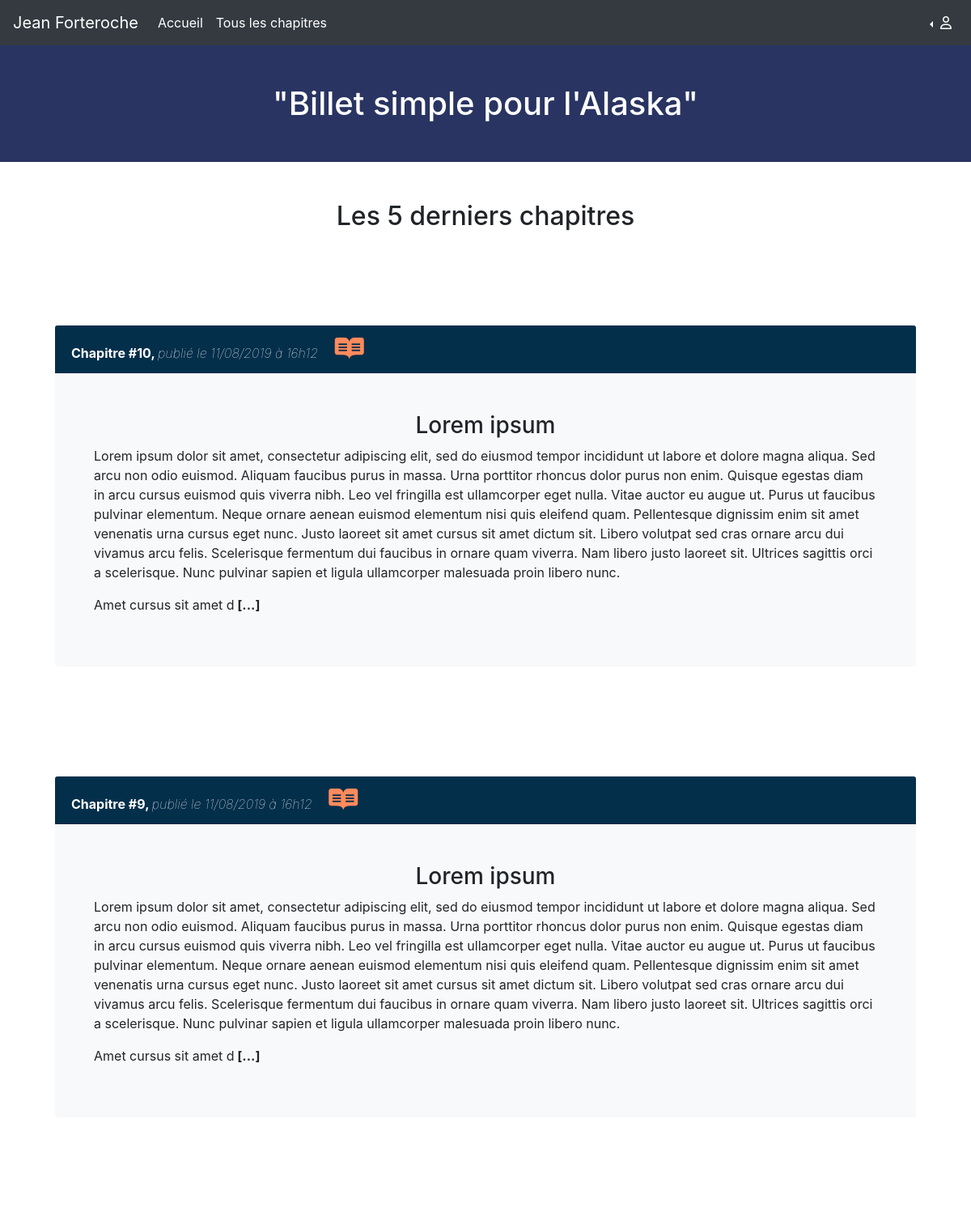
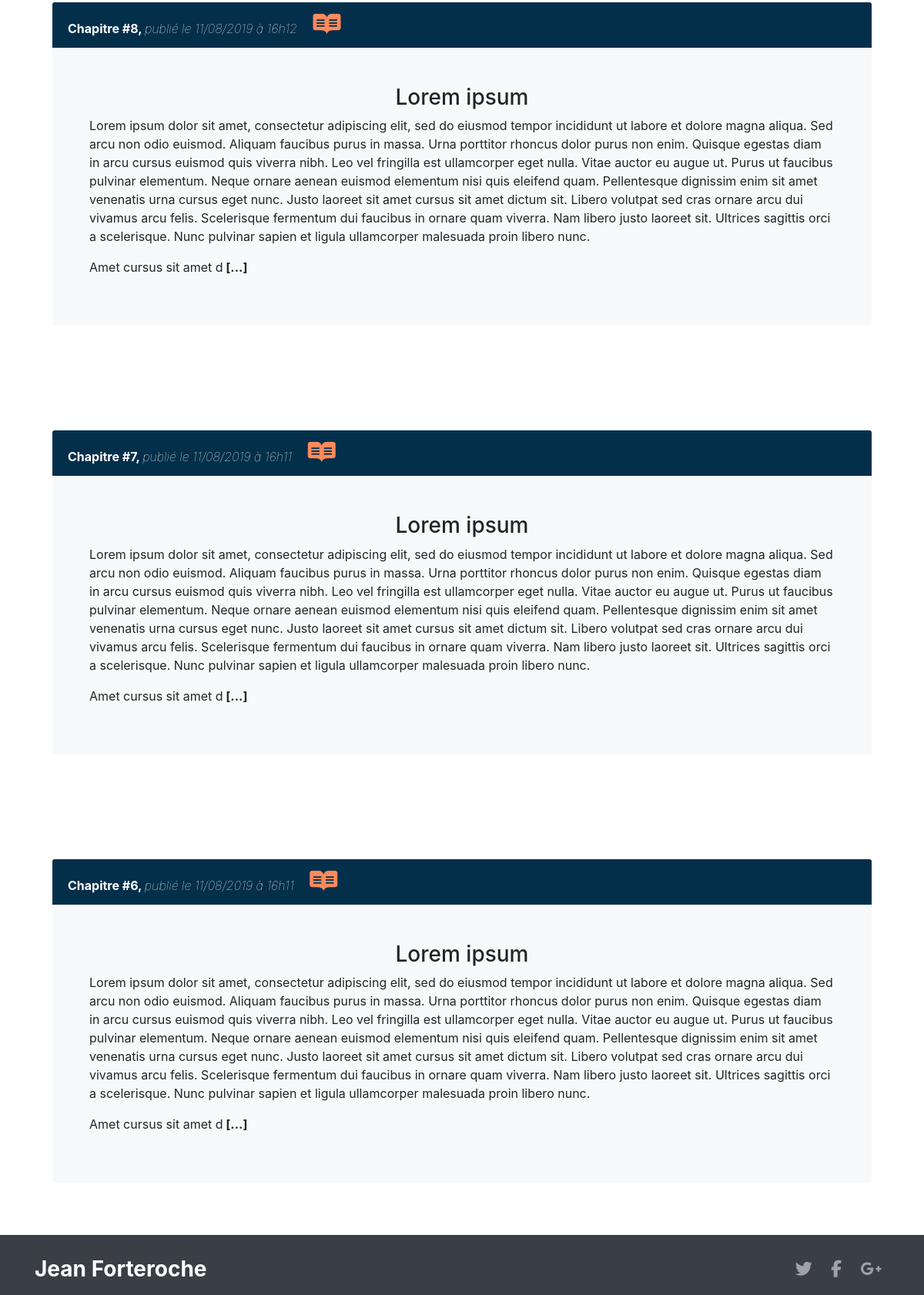
The page / on the database its author committed (2 pictures, top to bottom).
### tables this page shows
CREATE TABLE `posts` (
  `id` int(11) NOT NULL,
  `title` varchar(255) NOT NULL,
  `content` text NOT NULL,
  `date_post` datetime NOT NULL,
  `status` varchar(255) NOT NULL
);

### Controller/postController.php (called while the page is built, shortened)
<?php
require_once('Model/postModel.php');
class PostController
{
    private $postsManager;
    public function __construct()
    {
        $this->postsManager   = new \Kirill\blog_ecrivain\Model\PostManager();
    }
    public function listPosts()
    {
        $posts = $this->postsManager->getPosts();
        require('View/frontend/homeView.php');
    }
}
?>

### Model/postModel.php (called while the page is built, shortened)
<?php
class PostManager extends Model
{
    public function getPosts()
    {
        $db  = $this->dbConnect();
        $req = $db->query('SELECT id, title, SUBSTRING(content, 50, 1000) AS extractContent, DATE_FORMAT(date_post, \'%d/%m/%Y à %Hh%i\') AS creation_date_fr FROM posts ORDER BY date_post DESC LIMIT 0, 5');
        return $req;
    }
}

### View/frontend/homeView.php (the view, shortened to what this page needs)
<div style="background-color: #293462; height: 200px;">
	<h1 class="text-center m-5 text-white"> "Billet simple pour l'Alaska" </h1>
</div>
<h2 class="text-center m-5"> Les 5 derniers chapitres </h2>
<?php foreach ($posts as $data)
{?>
<div class="card-body col-md-12 col-xs-12 col-sm-12" data-aos="fade-up">
	<div class="card m-5 border-0 bg-light">
		<div style="background-color: #042f4b;" class="card-header">
			<span class="font-weight-bold text-white"><?= $data['title'] . ", "; ?></span>
			<span class="font-weight-lighter font-italic text-white">
				publié le
				<?= $data['creation_date_fr']; ?>
			</span>
			<a style="text-decoration: none; color:#ff8a5c;" class="m-3 btn-read animated" href="index.php?action=post&amp;postId=<?= $data['id'] ?>"><i id="iconRead" style="animation-duration: 3s;" class="fab fa-readme fa-2x animated infinite rubberBand" title="Lire ce chapitre"></i></a>
		</div>
		<div class="m-5">
			<article  class="card-text content-post">
				<?= $data['extractContent'] . '<strong> [...] </strong>'; ?><br /></article>
			</div>
		</div>
	</div>
	<?php
}
$posts->closeCursor();?>
	<?php $content = ob_get_clean(); ?>
	<?php require('View/frontend/template.php'); ?>

### index.php (shortened to what this page needs)
<?php
require('Controller/postController.php');
$postsObject    = new \Kirill\blog_ecrivain\Controller\PostController();
$commentsObject = new \Kirill\blog_ecrivain\Controller\CommentsController();
$userObject     = new \Kirill\blog_ecrivain\Controller\UserController();
$actions        = array(
    "listPosts",
    "listAllPosts",
    "editPagePosts",
    "postEdit",
    "editPost",
    "post",
    "pageWriteChapiter",
    "writePost",
    "postDelete",
    "addComment",
    "alertedcomments",
    "alertcomment",
    "commentEdit",
    "editComment",
    "commentDelete",
    "editPageUser",
    "editUser",
    "connexion",
    "connect",
    "logout",
    "adminSpace",
    "pageEditUser",
    "deleteUser",
    "pagination"
);
try {
    if (isset($_GET['action']) && in_array($_GET['action'], $actions)) {
        if ($_GET['action'] == 'listPosts') {
            $postsObject->listPosts();
        }
        elseif ($_GET['action'] == "pagination") {
            $postsObject->getPostPagination();
        }
        else if ($_GET['action'] == 'editPagePosts') {
            if (isset($_SESSION['ticket']) && isset($_COOKIE['ticket']) && $_SESSION['ticket'] == $_COOKIE['ticket']) {
                $postsObject->editPostsPage();
            } else {
                $userObject->getPageError();
                session_destroy();
            }
        }
        elseif ($_GET['action'] == 'postEdit') {
            if (isset($_SESSION['ticket']) && isset($_COOKIE['ticket']) && $_SESSION['ticket'] == $_COOKIE['ticket']) {
                if (isset($_GET['postId']) && isset($_GET['postId']) > 0 && !empty($_GET['postId']) && !empty($_GET['postId'])) {
                    $postsObject->postViewUpdate($_GET['postId']);
                } else {
                    $userObject->getPageError();
                }
            } else {
                $userObject->getPageError();
                session_destroy();
            }
        }
            elseif ($_GET['action'] == 'editPost') {
            if (isset($_SESSION['ticket']) && isset($_COOKIE['ticket']) && $_SESSION['ticket'] == $_COOKIE['ticket']) {
                if (isset($_POST['inputTitleEdit']) && isset($_POST['inputContentEdit']) && !empty($_POST['inputTitleEdit']) && !empty($_POST['inputContentEdit']) && isset($_GET['postId']) && isset($_GET['postId']) > 0) {
                    $postsObject->editPost($_POST['inputTitleEdit'], $_POST['inputContentEdit'], $_GET['postId']);
                } else {
                    $urlRedirect = "Location:index.php?action=postEdit&postId=";
                    header($urlRedirect . $_GET['postId']);
                }
                $postsObject->postViewUpdate($_GET['postId']);
            } else {
                $userObject->getPageError();
                session_destroy();
            }
        }
            elseif ($_GET['action'] == 'post') {
            if (!empty($_GET['postId']) && !empty($_GET['postId']) > 0) {
                $postsObject->post($_GET['postId']);
            } else {
                $userObject->getPageError();
            }
        }
            elseif ($_GET['action'] == 'pageWriteChapiter') {
            if (isset($_SESSION['ticket']) && isset($_COOKIE['ticket']) && $_SESSION['ticket'] == $_COOKIE['ticket']) {
                $postsObject->getPageWritePost();
            } else {
                $userObject->getPageError();
                session_destroy();
            }
        }
            elseif ($_GET['action'] == 'writePost') {
            if (isset($_SESSION['ticket']) && isset($_COOKIE['ticket']) && $_SESSION['ticket'] == $_COOKIE['ticket']) {
                if (isset($_POST['inputTitle']) && isset($_POST['inputContent']) && !empty($_POST['inputTitle']) && !empty($_POST['inputContent'])) {
                    $postsObject->writePost($_POST['inputTitle'], $_POST['inputContent']);
                } else {
                    $urlRedirect = "Location:index.php?action=pageWriteChapiter&postId=";
                    header($urlRedirect . $_GET['postId']);
                }
            } else {
                $userObject->getPageError();
                session_destroy();
            }
        }
        else if ($_GET['action'] == "postDelete") {
            if (isset($_SESSION['ticket']) && isset($_COOKIE['ticket']) && $_SESSION['ticket'] == $_COOKIE['ticket']) {
                if (isset($_GET['postId']) && isset($_GET['postId']) > 0) {
                    $postsObject->removePost($_GET['postId']);
                }
            } else {
                $userObject->getPageError();
                session_destroy();
            }
        }
        elseif ($_GET['action'] == 'addComment') {
            if (isset($_GET['postId']) && isset($_GET['postId']) > 0) {
                if (!empty($_POST['author']) && !empty($_POST['comment'])) {
                    $commentsObject->addComment($_GET['postId'], $_POST['author'], $_POST['comment']);
                } else {
                    $urlRedirect = "Location:index.php?action=post&postId=";
                    header($urlRedirect . $_GET['postId']);
                }
            } else {
                $userObject->getPageError();
            }
        }
            elseif ($_GET['action'] == "alertedcomments") {
            if (isset($_SESSION['ticket']) && isset($_COOKIE['ticket']) && $_SESSION['ticket'] == $_COOKIE['ticket']) {
                $commentsObject->getPageAlert();
            } else {
                $userObject->getPageError();
                session_destroy();
            }
        }
            elseif ($_GET['action'] == "alertcomment") {
            if (isset($_GET['postId']) && isset($_GET['commentId']) && $_GET['commentId'] > 0 && $_GET['postId'] > 0) {
                if (!empty($_POST['alertTrue']) && !empty($_POST['alertTrue'])) {
                    $commentsObject->getCommentsAlerted($_GET['commentId'], $_GET['postId'], $_POST['alertTrue']);
                    $urlRedirect = "Location:index.php?action=post&postId=";
                    header($urlRedirect . $_GET['postId']);
                }
            }
        }
        else if ($_GET['action'] == "commentEdit") {
            if (isset($_SESSION['ticket']) && isset($_COOKIE['ticket']) && $_SESSION['ticket'] == $_COOKIE['ticket']) {
                if (isset($_GET['commentId']) && isset($_GET['postId']) && $_GET['commentId'] > 0 && $_GET['postId'] > 0) {
                    $commentsObject->getPageEditComment($_GET['commentId'], $_GET['postId']);
                }
            } else {
                $userObject->getPageError();
                session_destroy();
            }
        }
        elseif ($_GET['action'] == 'editComment') {
            if (isset($_SESSION['ticket']) && isset($_COOKIE['ticket']) && $_SESSION['ticket'] == $_COOKIE['ticket']) {
                if (isset($_GET['commentId']) && isset($_GET['postId']) && $_GET['commentId'] > 0 && $_GET['postId'] > 0) {
                    if (!empty($_POST['editAuthor']) && !empty($_POST['editCommentUpdate'])) {
                        $commentsObject->changeComment($_GET['commentId'], $_GET['postId'], $_POST['editAuthor'], $_POST['editCommentUpdate']);
                    } else {
                        $urlRedirect = "Location:index.php?action=commentEdit&commentId=";
                        header($urlRedirect . $_GET['commentId'] . '&' . 'postId=' . $_GET['postId']);
                    }
                } else {
                    $userObject->getPageError();
                }
            } else {
                $userObject->getPageError();
                session_destroy();
            }
        }
        else if ($_GET['action'] == "commentDelete") {
            if (isset($_SESSION['ticket']) && isset($_COOKIE['ticket']) && $_SESSION['ticket'] == $_COOKIE['ticket']) {
                if (isset($_GET['commentId']) && isset($_GET['postId']) && $_GET['commentId'] > 0 && $_GET['postId'] > 0) {
                    $commentsObject->removeComment($_GET['commentId'], $_GET['postId']);
                }
            } else {
                $userObject->getPageError();
                session_destroy();
            }
        }
        else if ($_GET['action'] == "editPageUser") {
            if (isset($_SESSION['ticket']) && isset($_COOKIE['ticket']) && $_SESSION['ticket'] == $_COOKIE['ticket']) {
                $userObject->editPageUser($_GET['userId']);
            } else {
                $userObject->getPageError();
                session_destroy();
            }
        }
        else if ($_GET['action'] == "editUser") {
            if (isset($_SESSION['ticket']) && isset($_COOKIE['ticket']) && $_SESSION['ticket'] == $_COOKIE['ticket']) {
                if (!empty($_POST['inputLogin']) && !empty($_POST['inputName']) && !empty($_POST['inputFirstName']) && !empty($_POST['inputEmail']) && !empty($_POST['inputPassword']) && isset($_GET['userId']) && $_GET['userId'] > 0) {
                    $pass_hache = password_hash($_POST['inputPassword'], PASSWORD_DEFAULT);
                    $userObject->editUser($_POST['inputLogin'], $_POST['inputName'], $_POST['inputFirstName'], $_POST['inputEmail'], $pass_hache, $_GET['userId']);
                } else {
                    $urlRedirect = "Location:index.php?action=editPageUser&userId=";
                    header($urlRedirect . $_GET['userId']);
                }
            } else {
                $userObject->getPageError();
                session_destroy();
            }
        }
        elseif($_GET['action'] == "deleteUser") {
          if (isset($_SESSION['ticket']) && isset($_COOKIE['ticket']) && $_SESSION['ticket'] == $_COOKIE['ticket']) {
                $userObject->deleteUser($_GET["userId"]);
          } else {
              session_destroy();
              $postsObject->listPosts();
          }
        }
        else if ($_GET['action'] == "connexion") {
            $userObject->getPageConnexion();
        }
        else if ($_GET['action'] == "connect") {
            if (isset($_POST['login']) && isset($_POST['password'])) {
                if (!empty($_POST['login']) && !empty($_POST['password'])) {
                    $userObject->getUser($_POST['login'], $_POST['password']);
                } else {
                    header("Location: index.php?action=connexion");
                }
            } else {
                header("Location: index.php?action=connexion");
            }
        }
        else if ($_GET['action'] == "logout") {
            $userObject->getLogout();
            session_destroy();
        }
        else if ($_GET['action'] == 'adminSpace') {
            if (isset($_SESSION['ticket']) && isset($_COOKIE['ticket']) && $_SESSION['ticket'] == $_COOKIE['ticket']) {
                $userObject->getPageAdmin();
            } else {
                $userObject->getPageConnexion();
                session_destroy();
            }
        }
         elseif ($_GET['action'] == "pageEditUser") {
            if (isset($_SESSION['ticket']) && isset($_COOKIE['ticket']) && $_SESSION['ticket'] == $_COOKIE['ticket']) {
                $userObject->getPageGestionUserEdit();
            } else {
                session_destroy();
            }
        }
    } else {
        $postsObject->listPosts();
    }
}
catch (Exception $e) {
    echo 'Erreur : ' . $e->getMessage();
}

### View/frontend/template.php (shortened to what this page needs)
<!DOCTYPE html>
<html>
    <head>
        <link rel="stylesheet" href="https://stackpath.bootstrapcdn.com/bootstrap/4.3.1/css/bootstrap.min.css">
        <link href="public/css/style.css" rel="stylesheet" />
        <link rel="stylesheet" href="vendor/animate.css/animate.min.css">
        <link href="https://unpkg.com/aos@2.3.1/dist/aos.css" rel="stylesheet">
        <link rel="stylesheet" type="text/css" href="https://cdn.datatables.net/1.10.19/css/jquery.dataTables.css">
    </head>
    <?php require('menu.php'); ?>
    <body>
        <?= $content ?>
        <?php require('footer.php'); ?>
    </body>
</html>

### View/frontend/menu.php (shortened to what this page needs)
<nav  class="navbar navbar-expand-lg navbar-light bg-dark">
	<a class="navbar-brand text-white" href="index.php">Jean Forteroche</a>
	<div class="collapse navbar-collapse" id="navbarSupportedContent">
		<ul class="navbar-nav mr-auto">
			<li class="nav-item active">
				<a class="nav-link text-white" href="index.php">Accueil <span class="sr-only">(current)</span></a>
			</li>
			<li class="nav-item"><a class="nav-link text-white" href="index.php?action=pagination&amp;page=1">Tous les chapitres</a></li>
			<li class="nav-item"><a class="nav-link" href="#"></a></li>
		</ul>
		<ul style="cursor: pointer;" class="navbar-nav" data-aos="fade-left">
			<li class="nav-item dropleft">
				<a class="nav-link dropdown-toggle text-white" id="navbarDropdown" role="button" data-toggle="dropdown" aria-haspopup="true" aria-expanded="false">
					<i class="far fa-user"></i>
				</a>
			</li>
		</ul>
	</div>
</nav>

### View/frontend/footer.php
<footer id="myFooter">
        <div class="second-bar">
           <div class="container">
                <h2 class="logo"><a href="#"> Jean Forteroche </a></h2>
                <div class="social-icons">
                    <a href="#" class="twitter"><i class="fab fa-twitter"></i></a>
                    <a href="#" class="facebook"><i class="fab fa-facebook-f"></i></a>
                    <a href="#" class="google"><i class="fab fa-google-plus-g"></i></a>
                </div>
            </div>
        </div>
</footer>

### public/css/style.css (style rules this page uses)
html, body { height: 100%; margin: 0; padding: 0; }
body { display: flex; display: -webkit-flex; flex-direction: column; -webkit-flex-direction: column; height: 100%; }
#myFooter { flex: 0 0 auto; -webkit-flex: 0 0 auto; }
footer { display : table-row; width: 100%; }
footer { bottom: 0; }
#myFooter { background-color: #3a3f46; color: white; }
#myFooter .logo { margin-top: 10px; }
#myFooter .second-bar .logo a { color:white; font-size: 28px; float: left; font-weight: bold; line-height: 68px; margin: 0; padding: 0; }
#myFooter a { color: #d2d1d1; text-decoration: none; }
#myFooter .second-bar { text-align: center; background-color: #33373e; text-align: center; }
#myFooter .second-bar a { font-size: 22px; color: #9fa3a9; padding: 10px; transition: 0.2s; line-height: 68px; }
#myFooter .social-icons { float:right; }

### rows shown on the page
posts: title "Chapitre #10", creation_date_fr "11/08/2019 à 16h12", extractContent "Lorem ipsum Lorem ipsum dolor sit amet, consectetur adipiscing elit, sed do eiusmod tempor incididunt ut labore et dolore magna aliqua. Sed arcu non odio euismod. Aliquam faucibus purus in massa. Urna porttitor rhoncus dolor purus non enim. Quisque egestas diam in arcu cursus euismod quis viverra nibh. Leo vel fringilla est ullamcorper eget nulla. Vitae auctor eu augue ut. Purus ut faucibus pulvinar elementum. Neque ornare aenean euismod elementum nisi quis eleifend quam. Pellentesque dignissim enim sit amet venenatis urna cursus eget nunc. Justo laoreet sit amet cursus sit amet dictum sit. Libero volutpat sed cras ornare arcu dui vivamus arcu felis. Scelerisque fermentum dui faucibus in…"
posts: title "Chapitre #9", creation_date_fr "11/08/2019 à 16h12", extractContent "Lorem ipsum Lorem ipsum dolor sit amet, consectetur adipiscing elit, sed do eiusmod tempor incididunt ut labore et dolore magna aliqua. Sed arcu non odio euismod. Aliquam faucibus purus in massa. Urna porttitor rhoncus dolor purus non enim. Quisque egestas diam in arcu cursus euismod quis viverra nibh. Leo vel fringilla est ullamcorper eget nulla. Vitae auctor eu augue ut. Purus ut faucibus pulvinar elementum. Neque ornare aenean euismod elementum nisi quis eleifend quam. Pellentesque dignissim enim sit amet venenatis urna cursus eget nunc. Justo laoreet sit amet cursus sit amet dictum sit. Libero volutpat sed cras ornare arcu dui vivamus arcu felis. Scelerisque fermentum dui faucibus in…"
posts: title "Chapitre #8", creation_date_fr "11/08/2019 à 16h12", extractContent "Lorem ipsum Lorem ipsum dolor sit amet, consectetur adipiscing elit, sed do eiusmod tempor incididunt ut labore et dolore magna aliqua. Sed arcu non odio euismod. Aliquam faucibus purus in massa. Urna porttitor rhoncus dolor purus non enim. Quisque egestas diam in arcu cursus euismod quis viverra nibh. Leo vel fringilla est ullamcorper eget nulla. Vitae auctor eu augue ut. Purus ut faucibus pulvinar elementum. Neque ornare aenean euismod elementum nisi quis eleifend quam. Pellentesque dignissim enim sit amet venenatis urna cursus eget nunc. Justo laoreet sit amet cursus sit amet dictum sit. Libero volutpat sed cras ornare arcu dui vivamus arcu felis. Scelerisque fermentum dui faucibus in…"
posts: title "Chapitre #7", creation_date_fr "11/08/2019 à 16h11", extractContent "Lorem ipsum Lorem ipsum dolor sit amet, consectetur adipiscing elit, sed do eiusmod tempor incididunt ut labore et dolore magna aliqua. Sed arcu non odio euismod. Aliquam faucibus purus in massa. Urna porttitor rhoncus dolor purus non enim. Quisque egestas diam in arcu cursus euismod quis viverra nibh. Leo vel fringilla est ullamcorper eget nulla. Vitae auctor eu augue ut. Purus ut faucibus pulvinar elementum. Neque ornare aenean euismod elementum nisi quis eleifend quam. Pellentesque dignissim enim sit amet venenatis urna cursus eget nunc. Justo laoreet sit amet cursus sit amet dictum sit. Libero volutpat sed cras ornare arcu dui vivamus arcu felis. Scelerisque fermentum dui faucibus in…"
posts: title "Chapitre #6", creation_date_fr "11/08/2019 à 16h11", extractContent "Lorem ipsum Lorem ipsum dolor sit amet, consectetur adipiscing elit, sed do eiusmod tempor incididunt ut labore et dolore magna aliqua. Sed arcu non odio euismod. Aliquam faucibus purus in massa. Urna porttitor rhoncus dolor purus non enim. Quisque egestas diam in arcu cursus euismod quis viverra nibh. Leo vel fringilla est ullamcorper eget nulla. Vitae auctor eu augue ut. Purus ut faucibus pulvinar elementum. Neque ornare aenean euismod elementum nisi quis eleifend quam. Pellentesque dignissim enim sit amet venenatis urna cursus eget nunc. Justo laoreet sit amet cursus sit amet dictum sit. Libero volutpat sed cras ornare arcu dui vivamus arcu felis. Scelerisque fermentum dui faucibus in…"
